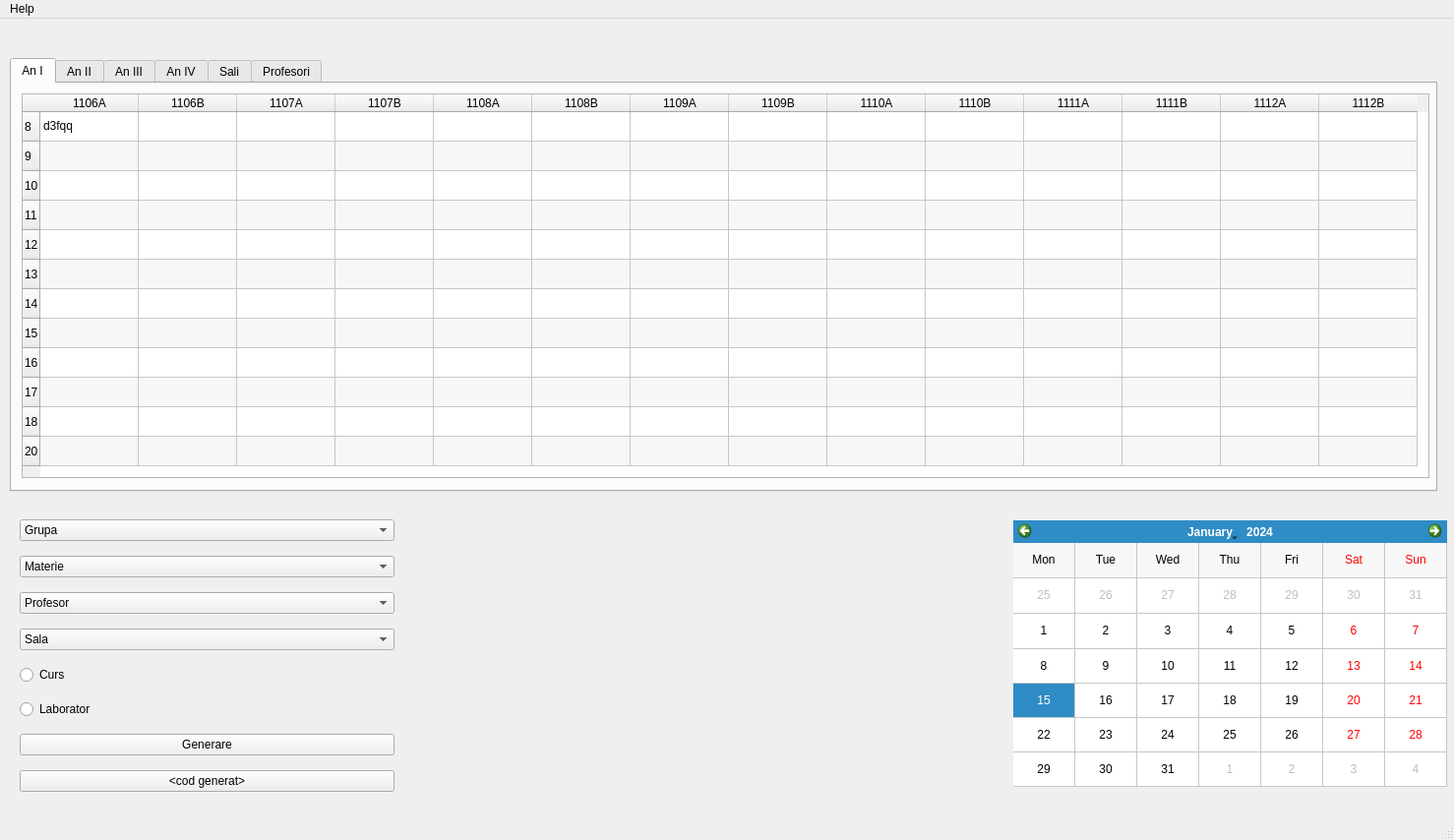
<?xml version="1.0" encoding="UTF-8"?>
<ui version="4.0">
 <class>MainWindow</class>
 <widget class="QMainWindow" name="MainWindow">
  <property name="geometry">
   <rect>
    <x>0</x>
    <y>0</y>
    <width>1478</width>
    <height>854</height>
   </rect>
  </property>
  <property name="windowTitle">
   <string>MainWindow</string>
  </property>
  <widget class="QWidget" name="centralwidget">
   <widget class="QWidget" name="verticalLayoutWidget">
    <property name="geometry">
     <rect>
      <x>20</x>
      <y>500</y>
      <width>381</width>
      <height>301</height>
     </rect>
    </property>
    <layout class="QVBoxLayout" name="verticalLayout">
     <item>
      <widget class="QComboBox" name="comboBox_4">
       <item>
        <property name="text">
         <string>Grupa</string>
        </property>
       </item>
      </widget>
     </item>
     <item>
      <widget class="QComboBox" name="comboBox_2">
       <item>
        <property name="text">
         <string>Materie</string>
        </property>
       </item>
      </widget>
     </item>
     <item>
      <widget class="QComboBox" name="comboBox">
       <item>
        <property name="text">
         <string>Profesor</string>
        </property>
       </item>
       <item>
        <property name="text">
         <string>Gavrilescu</string>
        </property>
       </item>
       <item>
        <property name="text">
         <string>Archip</string>
        </property>
       </item>
      </widget>
     </item>
     <item>
      <widget class="QComboBox" name="comboBox_3">
       <item>
        <property name="text">
         <string>Sala</string>
        </property>
       </item>
      </widget>
     </item>
     <item>
      <widget class="QRadioButton" name="radioButton">
       <property name="text">
        <string>Curs</string>
       </property>
      </widget>
     </item>
     <item>
      <widget class="QRadioButton" name="radioButton_2">
       <property name="text">
        <string>Laborator</string>
       </property>
      </widget>
     </item>
     <item>
      <widget class="QPushButton" name="pushButton">
       <property name="text">
        <string>Generare</string>
       </property>
      </widget>
     </item>
     <item>
      <widget class="QPushButton" name="pushButton_2">
       <property name="text">
        <string>&lt;cod generat&gt;</string>
       </property>
      </widget>
     </item>
    </layout>
   </widget>
   <widget class="QCalendarWidget" name="calendarWidget">
    <property name="geometry">
     <rect>
      <x>1030</x>
      <y>510</y>
      <width>441</width>
      <height>271</height>
     </rect>
    </property>
    <property name="minimumDate">
     <date>
      <year>1999</year>
      <month>9</month>
      <day>1</day>
     </date>
    </property>
    <property name="firstDayOfWeek">
     <enum>Qt::Monday</enum>
    </property>
    <property name="gridVisible">
     <bool>true</bool>
    </property>
    <property name="verticalHeaderFormat">
     <enum>QCalendarWidget::NoVerticalHeader</enum>
    </property>
   </widget>
   <widget class="QTabWidget" name="tabWidget">
    <property name="geometry">
     <rect>
      <x>10</x>
      <y>40</y>
      <width>1451</width>
      <height>441</height>
     </rect>
    </property>
    <property name="currentIndex">
     <number>0</number>
    </property>
    <widget class="QWidget" name="tab">
     <attribute name="title">
      <string>An I</string>
     </attribute>
     <widget class="QTableWidget" name="tableWidget_3">
      <property name="enabled">
       <bool>true</bool>
      </property>
      <property name="geometry">
       <rect>
        <x>10</x>
        <y>10</y>
        <width>1431</width>
        <height>391</height>
       </rect>
      </property>
      <property name="sizePolicy">
       <sizepolicy hsizetype="Maximum" vsizetype="Maximum">
        <horstretch>0</horstretch>
        <verstretch>0</verstretch>
       </sizepolicy>
      </property>
      <property name="acceptDrops">
       <bool>true</bool>
      </property>
      <property name="frameShape">
       <enum>QFrame::StyledPanel</enum>
      </property>
      <property name="autoScroll">
       <bool>true</bool>
      </property>
      <property name="dragEnabled">
       <bool>true</bool>
      </property>
      <property name="alternatingRowColors">
       <bool>true</bool>
      </property>
      <property name="cornerButtonEnabled">
       <bool>true</bool>
      </property>
      <row>
       <property name="text">
        <string>8</string>
       </property>
      </row>
      <row>
       <property name="text">
        <string>9</string>
       </property>
      </row>
      <row>
       <property name="text">
        <string>10</string>
       </property>
      </row>
      <row>
       <property name="text">
        <string>11</string>
       </property>
      </row>
      <row>
       <property name="text">
        <string>12</string>
       </property>
      </row>
      <row>
       <property name="text">
        <string>13</string>
       </property>
      </row>
      <row>
       <property name="text">
        <string>14</string>
       </property>
      </row>
      <row>
       <property name="text">
        <string>15</string>
       </property>
      </row>
      <row>
       <property name="text">
        <string>16</string>
       </property>
      </row>
      <row>
       <property name="text">
        <string>17</string>
       </property>
      </row>
      <row>
       <property name="text">
        <string>18</string>
       </property>
      </row>
      <row>
       <property name="text">
        <string>20</string>
       </property>
      </row>
      <column>
       <property name="text">
        <string>1106A</string>
       </property>
      </column>
      <column>
       <property name="text">
        <string>1106B</string>
       </property>
      </column>
      <column>
       <property name="text">
        <string>1107A</string>
       </property>
      </column>
      <column>
       <property name="text">
        <string>1107B</string>
       </property>
      </column>
      <column>
       <property name="text">
        <string>1108A</string>
       </property>
      </column>
      <column>
       <property name="text">
        <string>1108B</string>
       </property>
      </column>
      <column>
       <property name="text">
        <string>1109A</string>
       </property>
      </column>
      <column>
       <property name="text">
        <string>1109B</string>
       </property>
      </column>
      <column>
       <property name="text">
        <string>1110A</string>
       </property>
      </column>
      <column>
       <property name="text">
        <string>1110B</string>
       </property>
      </column>
      <column>
       <property name="text">
        <string>1111A</string>
       </property>
      </column>
      <column>
       <property name="text">
        <string>1111B</string>
       </property>
      </column>
      <column>
       <property name="text">
        <string>1112A</string>
       </property>
      </column>
      <column>
       <property name="text">
        <string>1112B</string>
       </property>
      </column>
      <item row="0" column="0">
       <property name="text">
        <string>d3fqq</string>
       </property>
      </item>
     </widget>
    </widget>
    <widget class="QWidget" name="tab_2">
     <attribute name="title">
      <string>An II</string>
     </attribute>
     <widget class="QTableWidget" name="tableWidget_4">
      <property name="enabled">
       <bool>true</bool>
      </property>
      <property name="geometry">
       <rect>
        <x>10</x>
        <y>10</y>
        <width>1431</width>
        <height>391</height>
       </rect>
      </property>
      <property name="sizePolicy">
       <sizepolicy hsizetype="Maximum" vsizetype="Maximum">
        <horstretch>0</horstretch>
        <verstretch>0</verstretch>
       </sizepolicy>
      </property>
      <property name="acceptDrops">
       <bool>true</bool>
      </property>
      <property name="frameShape">
       <enum>QFrame::StyledPanel</enum>
      </property>
      <property name="autoScroll">
       <bool>true</bool>
      </property>
      <property name="dragEnabled">
       <bool>true</bool>
      </property>
      <property name="alternatingRowColors">
       <bool>true</bool>
      </property>
      <property name="cornerButtonEnabled">
       <bool>true</bool>
      </property>
      <row>
       <property name="text">
        <string>8</string>
       </property>
      </row>
      <row>
       <property name="text">
        <string>9</string>
       </property>
      </row>
      <row>
       <property name="text">
        <string>10</string>
       </property>
      </row>
      <row>
       <property name="text">
        <string>11</string>
       </property>
      </row>
      <row>
       <property name="text">
        <string>12</string>
       </property>
      </row>
      <row>
       <property name="text">
        <string>13</string>
       </property>
      </row>
      <row>
       <property name="text">
        <string>14</string>
       </property>
      </row>
      <row>
       <property name="text">
        <string>15</string>
       </property>
      </row>
      <row>
       <property name="text">
        <string>16</string>
       </property>
      </row>
      <row>
       <property name="text">
        <string>17</string>
       </property>
      </row>
      <row>
       <property name="text">
        <string>18</string>
       </property>
      </row>
      <row>
       <property name="text">
        <string>20</string>
       </property>
      </row>
      <column>
       <property name="text">
        <string>1106A</string>
       </property>
      </column>
      <column>
       <property name="text">
        <string>1106B</string>
       </property>
      </column>
      <column>
       <property name="text">
        <string>1107A</string>
       </property>
      </column>
      <column>
       <property name="text">
        <string>1107B</string>
       </property>
      </column>
      <column>
       <property name="text">
        <string>1108A</string>
       </property>
      </column>
      <column>
       <property name="text">
        <string>1108B</string>
       </property>
      </column>
      <column>
       <property name="text">
        <string>1109A</string>
       </property>
      </column>
      <column>
       <property name="text">
        <string>1109B</string>
       </property>
      </column>
      <column>
       <property name="text">
        <string>1110A</string>
       </property>
      </column>
      <column>
       <property name="text">
        <string>1110B</string>
       </property>
      </column>
      <column>
       <property name="text">
        <string>1111A</string>
       </property>
      </column>
      <column>
       <property name="text">
        <string>1111B</string>
       </property>
      </column>
      <column>
       <property name="text">
        <string>1112A</string>
       </property>
      </column>
      <column>
       <property name="text">
        <string>1112B</string>
       </property>
      </column>
      <item row="0" column="0">
       <property name="text">
        <string>d3fqq</string>
       </property>
      </item>
     </widget>
    </widget>
    <widget class="QWidget" name="tab_3">
     <attribute name="title">
      <string>An III</string>
     </attribute>
    </widget>
    <widget class="QWidget" name="tab_4">
     <attribute name="title">
      <string>An IV</string>
     </attribute>
    </widget>
    <widget class="QWidget" name="tab_5">
     <attribute name="title">
      <string>Sali</string>
     </attribute>
    </widget>
    <widget class="QWidget" name="tab_6">
     <attribute name="title">
      <string>Profesori</string>
     </attribute>
    </widget>
   </widget>
  </widget>
  <widget class="QMenuBar" name="menubar">
   <property name="geometry">
    <rect>
     <x>0</x>
     <y>0</y>
     <width>1478</width>
     <height>22</height>
    </rect>
   </property>
   <widget class="QMenu" name="menuHelp">
    <property name="title">
     <string>Help</string>
    </property>
   </widget>
   <addaction name="menuHelp"/>
  </widget>
  <widget class="QStatusBar" name="statusbar"/>
 </widget>
 <resources/>
 <connections/>
</ui>
